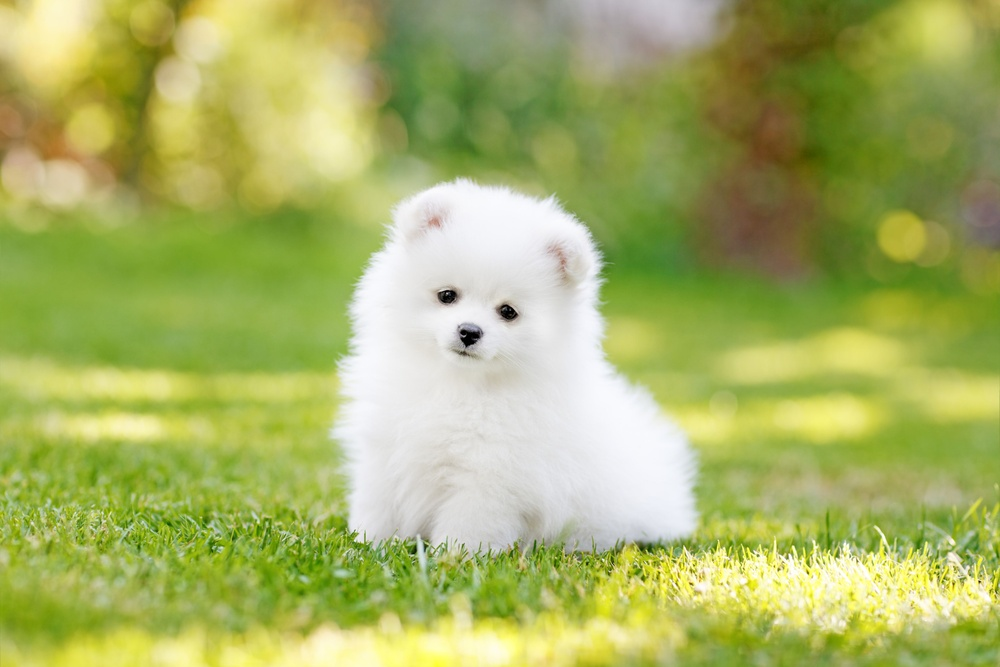
#> input picture Module5/cv2/images/img1.jpg, 1000 x 667 px, shrunk from 4231 x 2820 before the run
$ python convert_color.py
#> lines starting #> are read from the running program, lines starting #| are printed output that depends on the picture
import matplotlib.pyplot as plt
import cv2

# cv2.imread()接口读图像，读进来直接是BGR 格式数据格式在 0~255，通道格式为(W,H,C)

path = './images/img1.jpg'

img_BGR = cv2.imread(path) # BGR
#> img_BGR is the input picture: shape (667, 1000, 3); mean B, G, R 100.9, 177.8, 167.3
plt.subplot(3,3,1)
plt.imshow(img_BGR);plt.axis('off');plt.title('BGR')

img_RGB = cv2.cvtColor(img_BGR, cv2.COLOR_BGR2RGB)
plt.subplot(3,3,2)
plt.imshow(img_RGB);plt.axis('off');plt.title('RGB')

img_GRAY = cv2.cvtColor(img_BGR, cv2.COLOR_BGR2GRAY)
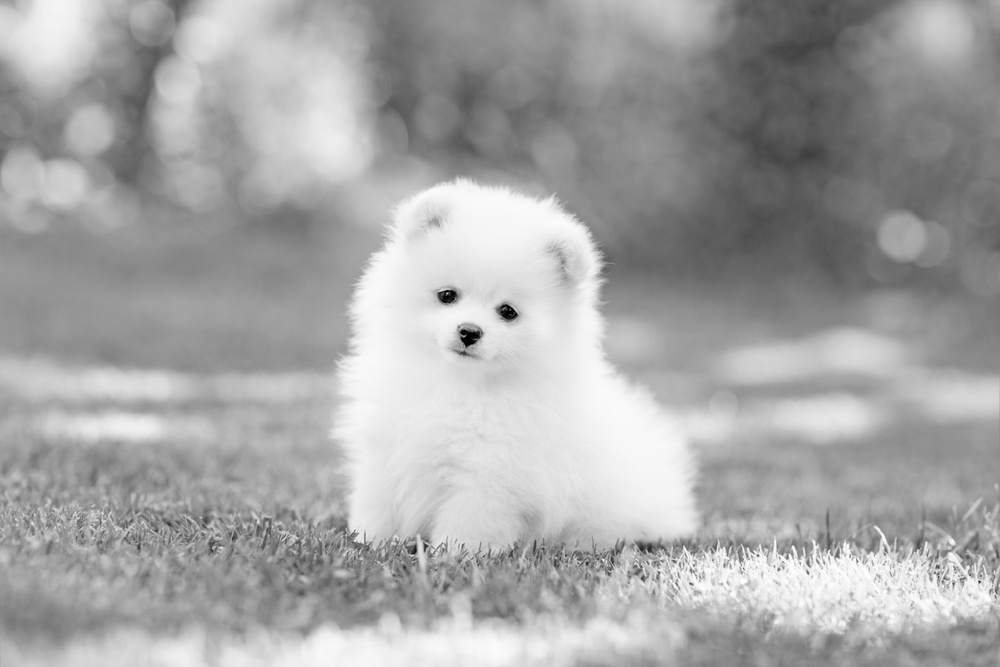
#> img_GRAY: shape (667, 1000); min 0, max 255, mean 165.9
plt.subplot(3,3,3);
plt.imshow(img_GRAY, cmap='gray');plt.axis('off');plt.title('GRAY')

img_HSV = cv2.cvtColor(img_BGR, cv2.COLOR_BGR2HSV)
#> img_HSV: shape (667, 1000, 3); mean H, S, V 39, 121.3, 180.4
plt.subplot(3,3,4)
plt.imshow(img_HSV);plt.axis('off');plt.title('HSV')

img_YcrCb = cv2.cvtColor(img_BGR, cv2.COLOR_BGR2YCrCb)
#> img_YcrCb: shape (667, 1000, 3); mean of channels 0, 1, 2 165.9, 129, 91.3
plt.subplot(3,3,5)
plt.imshow(img_YcrCb);plt.axis('off');plt.title('YcrCb')

img_HLS = cv2.cvtColor(img_BGR, cv2.COLOR_BGR2HLS)
#> img_HLS: shape (667, 1000, 3); mean of channels 0, 1, 2 39, 140.6, 111
plt.subplot(3,3,6)
plt.imshow(img_HLS);plt.axis('off');plt.title('HLS')

img_XYZ = cv2.cvtColor(img_BGR, cv2.COLOR_BGR2XYZ)
#> img_XYZ: shape (667, 1000, 3); mean of channels 0, 1, 2 150.8, 170, 119.7
plt.subplot(3,3,7)
plt.imshow(img_XYZ);plt.axis('off');plt.title('XYZ')

img_LAB = cv2.cvtColor(img_BGR, cv2.COLOR_BGR2LAB)
#> img_LAB: shape (667, 1000, 3); mean of channels 0, 1, 2 178.7, 113.4, 165.3
plt.subplot(3,3,8)
plt.imshow(img_LAB);plt.axis('off');plt.title('LAB')

img_YUV = cv2.cvtColor(img_BGR, cv2.COLOR_BGR2YUV)
#> img_YUV: shape (667, 1000, 3); mean of channels 0, 1, 2 165.9, 96, 129.3
plt.subplot(3,3,9)
plt.imshow(img_YUV);plt.axis('off');plt.title('YUV')
plt.show()
#> figure, not shown here; B, G, R data is drawn as R, G, B

$ run again, with Module5/cv2/images/img2.jpg copied over Module5/cv2/images/img1.jpg
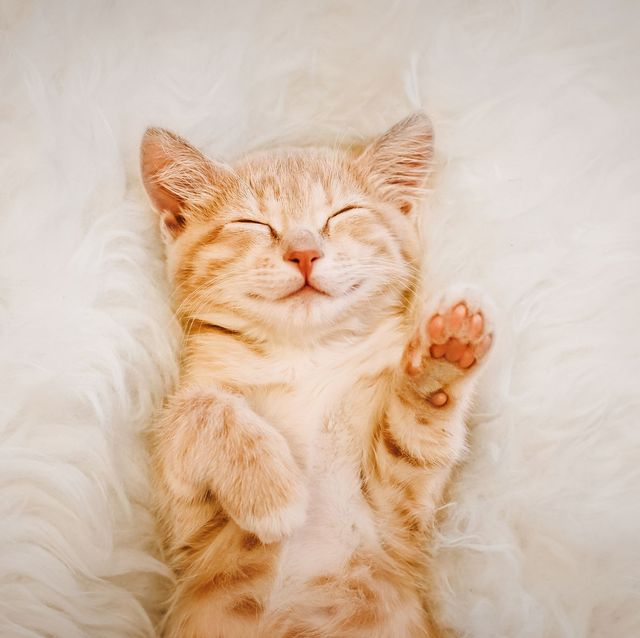
#> input picture Module5/cv2/images/img2.jpg, 640 x 638 px
#> img_BGR is the input picture: shape (638, 640, 3); mean B, G, R 173.3, 192.2, 215.2
#> `img_GRAY = cv2.cvtColor(img_BGR, cv2.COLOR_BGR2GRAY)`:
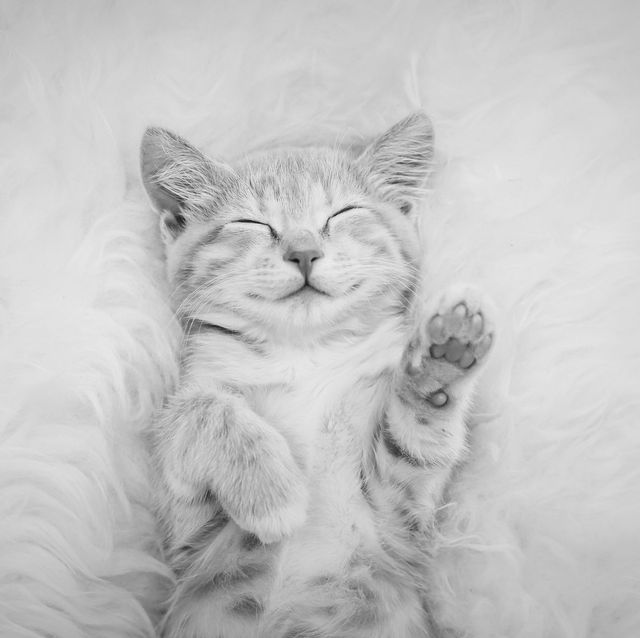
#> img_GRAY: shape (638, 640); min 16, max 240, mean 196.9
#> img_HSV: shape (638, 640, 3); mean H, S, V 12.8, 51.4, 215.2
#> img_YcrCb: shape (638, 640, 3); mean of channels 0, 1, 2 196.9, 141, 114.7
#> img_HLS: shape (638, 640, 3); mean of channels 0, 1, 2 12.7, 194.6, 80.7
#> img_XYZ: shape (638, 640, 3); mean of channels 0, 1, 2 188.8, 195.6, 191.8
#> img_LAB: shape (638, 640, 3); mean of channels 0, 1, 2 202.3, 133.8, 140.9
#> img_YUV: shape (638, 640, 3); mean of channels 0, 1, 2 196.9, 116.6, 144

$ run again, with Module5/cv2/images/img3.jpg copied over Module5/cv2/images/img1.jpg
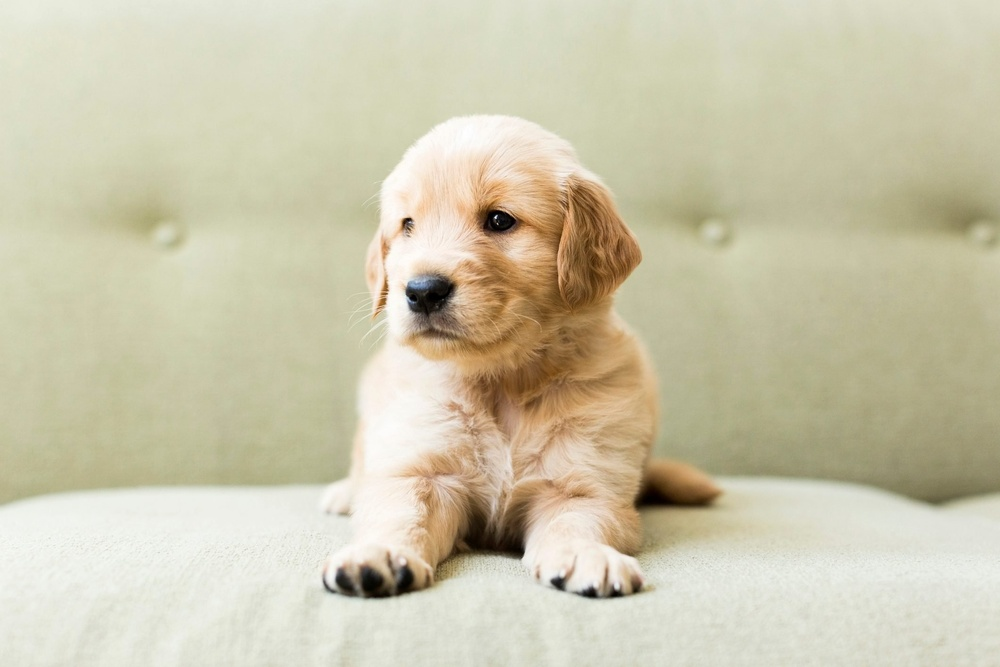
#> input picture Module5/cv2/images/img3.jpg, 1000 x 667 px, shrunk from 2121 x 1414 before the run
#> img_BGR is the input picture: shape (667, 1000, 3); mean B, G, R 172.9, 199, 204.3
#> `img_GRAY = cv2.cvtColor(img_BGR, cv2.COLOR_BGR2GRAY)`:
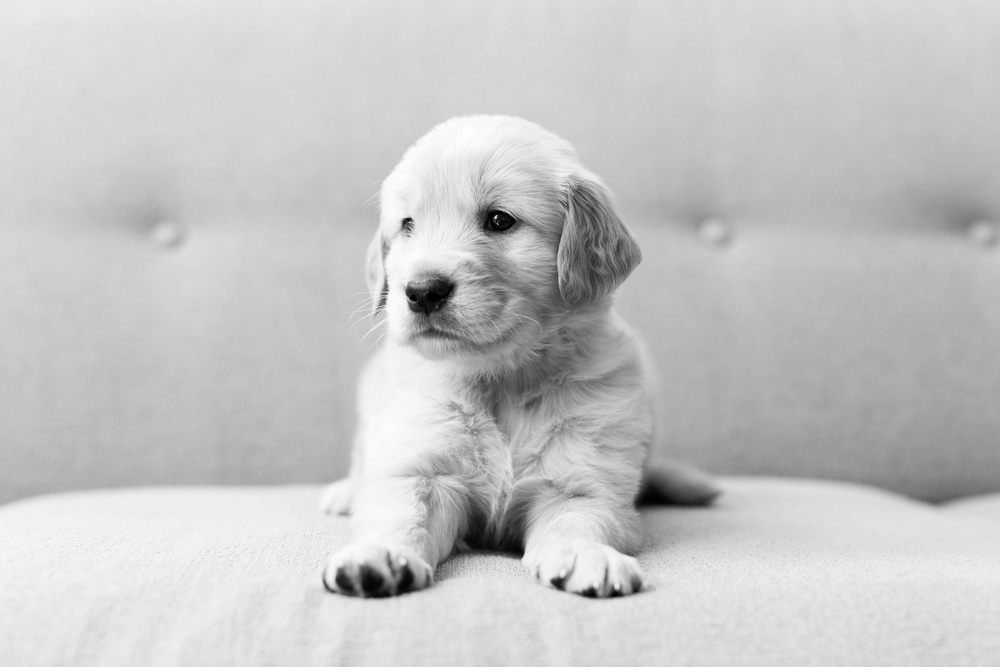
#> img_GRAY: shape (667, 1000); min 0, max 255, mean 197.6
#> img_HSV: shape (667, 1000, 3); mean H, S, V 28.1, 43.8, 204.9
#> img_YcrCb: shape (667, 1000, 3); mean of channels 0, 1, 2 197.6, 132.8, 114.1
#> img_HLS: shape (667, 1000, 3); mean of channels 0, 1, 2 28.1, 189.1, 66.9
#> img_XYZ: shape (667, 1000, 3); mean of channels 0, 1, 2 186.6, 198.2, 191.8
#> img_LAB: shape (667, 1000, 3); mean of channels 0, 1, 2 203.8, 125.8, 142
#> img_YUV: shape (667, 1000, 3); mean of channels 0, 1, 2 197.6, 115.9, 134

$ run again, with Module5/cv2/images/img4.jpg copied over Module5/cv2/images/img1.jpg
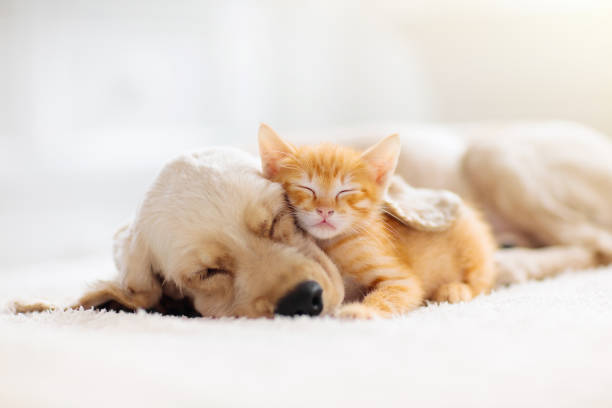
#> input picture Module5/cv2/images/img4.jpg, 612 x 408 px
#> img_BGR is the input picture: shape (408, 612, 3); mean B, G, R 205.6, 215.8, 227
#> `img_GRAY = cv2.cvtColor(img_BGR, cv2.COLOR_BGR2GRAY)`:
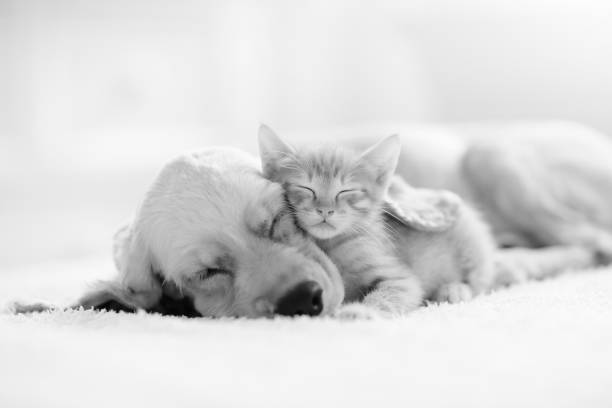
#> img_GRAY: shape (408, 612); min 0, max 254, mean 218
#> img_HSV: shape (408, 612, 3); mean H, S, V 46.4, 29.4, 227.5
#> img_YcrCb: shape (408, 612, 3); mean of channels 0, 1, 2 218, 134.4, 121
#> img_HLS: shape (408, 612, 3); mean of channels 0, 1, 2 46.4, 216.5, 59.8
#> img_XYZ: shape (408, 612, 3); mean of channels 0, 1, 2 207.9, 217.4, 221.8
#> img_LAB: shape (408, 612, 3); mean of channels 0, 1, 2 221.3, 130.7, 134.9
#> img_YUV: shape (408, 612, 3); mean of channels 0, 1, 2 218, 122, 135.9
